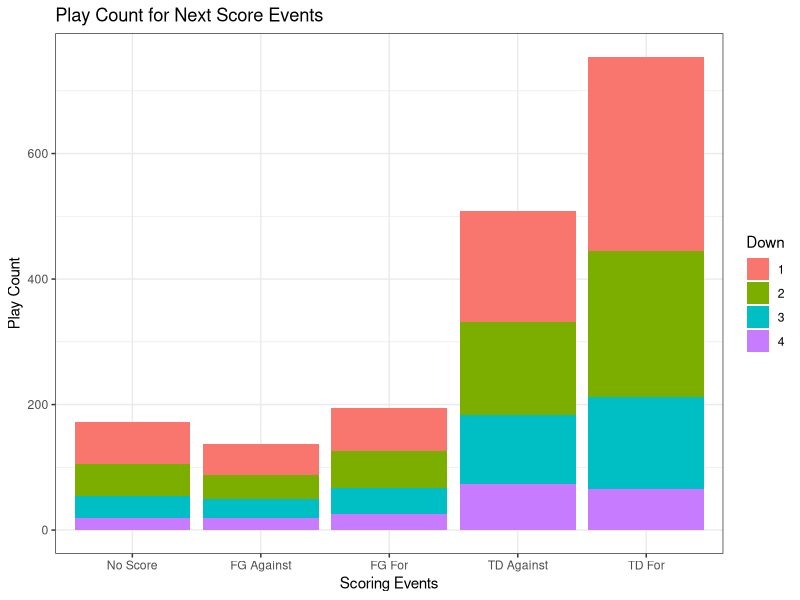
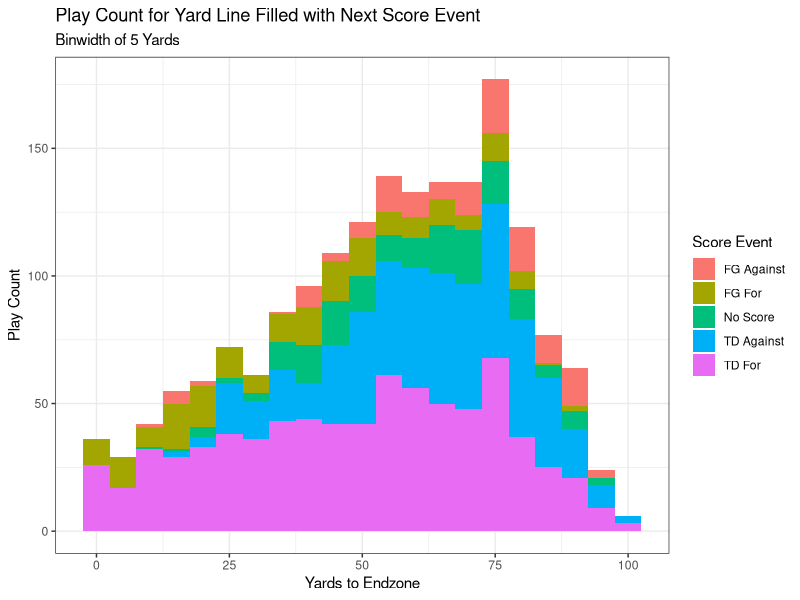
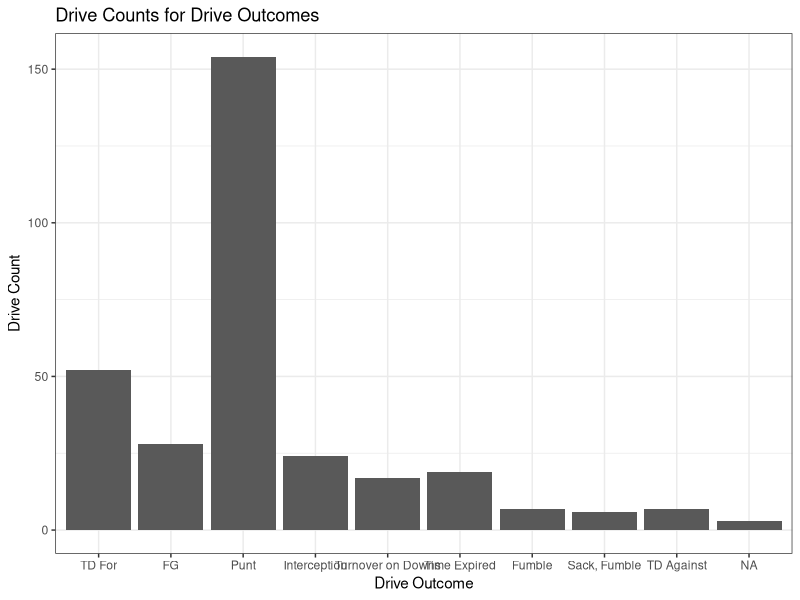
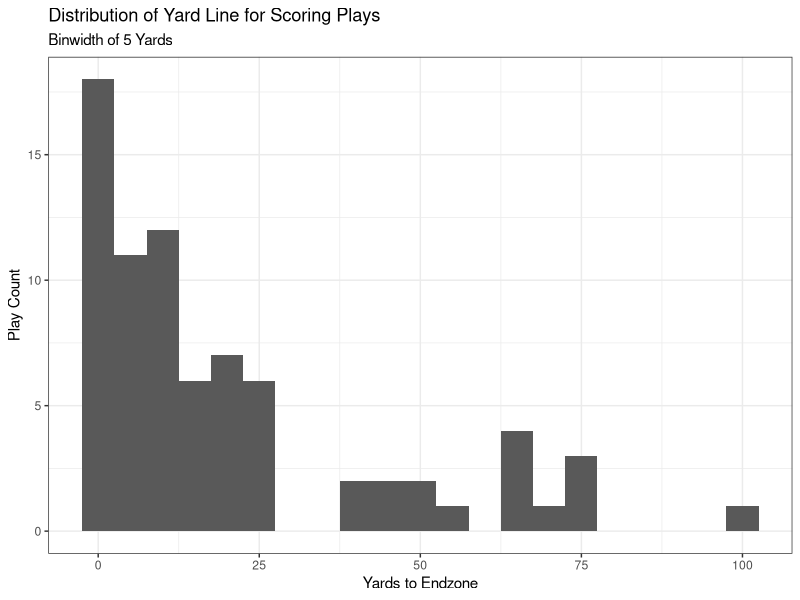
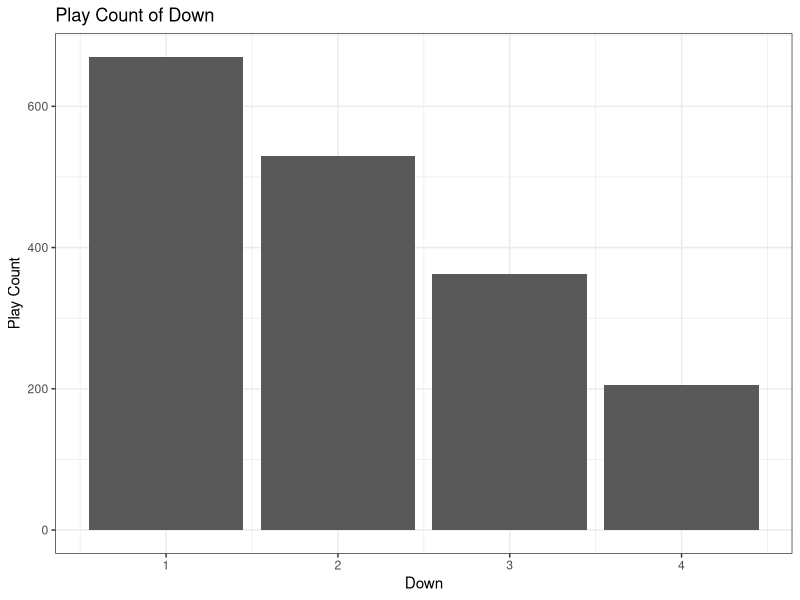
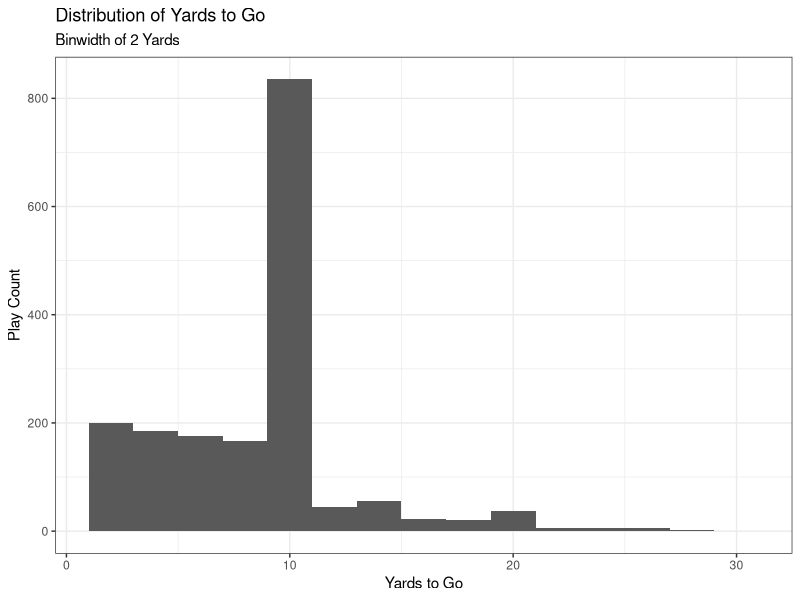
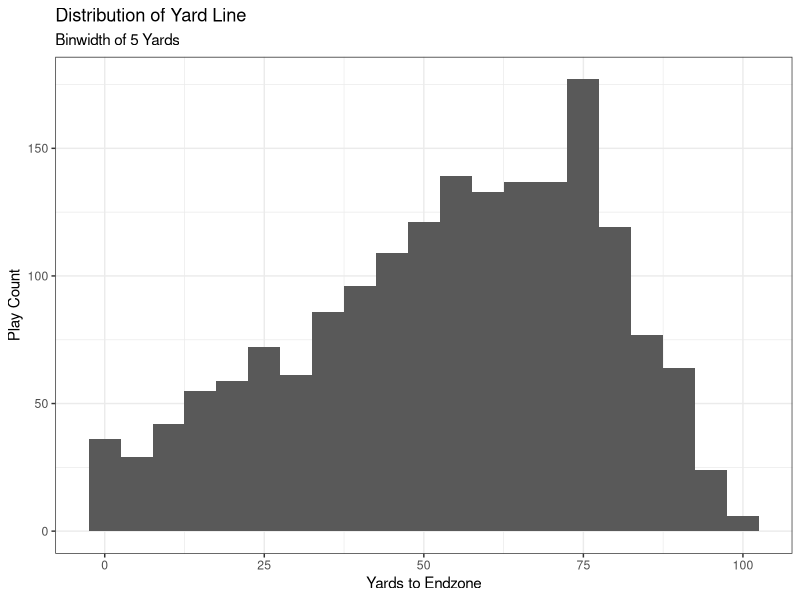
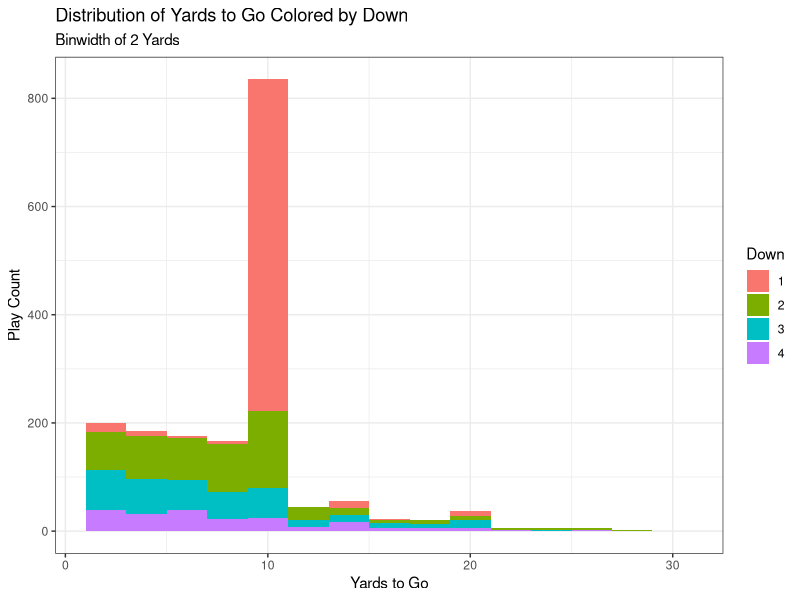

Here is the R script that generated these plots, in order: (Note: this script raises an error after producing the figures.)
## ---- chunk 1
knitr::opts_chunk$set(echo = TRUE)
library(tidyverse)
library(nnet)
## ---- chunk 2
## Data initialization

# Drop KOs, Extra Pts, 2 Pt conversions, Penalties, and Timeouts
init.data.full = read.csv("Initial_Play_-_By_-_Play.csv", na=c(""))
KO.plays = c("KO", "KO Rec", "Onside Kick Rec")

# Fixing the Extra Points labeled as FGs
init.data.full[1442, "PLAY.TYPE"] = "Extra Pt."
init.data.full[1556, "PLAY.TYPE"] = "Extra Pt."
init.data.full[1975, "PLAY.TYPE"] = "Extra Pt."
init.data.full[1994, "PLAY.TYPE"] = "Extra Pt."

extra.pt.rows = which(init.data.full$PLAY.TYPE == "Extra Pt." |
                        init.data.full$PLAY.TYPE == "Extra Pt. Block")
KO.rows = which(init.data.full$PLAY.TYPE %in% KO.plays)
two.pt.rows = which(init.data.full$PLAY.TYPE == "2 Pt." | 
                      init.data.full$PLAY.TYPE == "2 Pt. Defend")
penalty.rows = which(init.data.full$RESULT == "Penalty")
timeout.rows = which(init.data.full$RESULT == "Timeout")

rem.rows = c(extra.pt.rows, KO.rows, penalty.rows, two.pt.rows, timeout.rows)
init.data = init.data.full[-rem.rows, ]

# Create possession team column

  # fill in missing values that shouldn't be missing
init.data[945, "ODK"] = "D"
init.data[955, "ODK"] = "D"
init.data[980, "ODK"] = "O"
init.data[1009, "ODK"] = "D"
init.data[1019, "ODK"] = "D"
init.data[1025, "ODK"] = "D"
init.data[1044, "ODK"] = "O"
init.data[1093, "ODK"] = "D"
init.data[1291, "ODK"] = "O"
init.data[1317, "ODK"] = "D"
init.data[1368, "ODK"] = "O"
init.data[1395, "ODK"] = "D"

init.data$pos.team = ifelse(init.data$ODK == "O", "CMU", "Opp")

for (i in 1:nrow(init.data)) {
  if (init.data[i, "ODK"] == "K") {
    init.data[i, "pos.team"] = init.data[i - 1, "pos.team"]
  }
}

# convert character variables to factor
#factor.vars = c("ODK", "RESULT", "PLAY.TYPE")
#init.data[factor.vars] = lapply(init.data[factor.vars], factor)

# renaming variables for convenience
names(init.data) = tolower(names(init.data))
names(init.data)[1] = "play"

# fixing rounding error for distance
# for (i in 2:nrow(init.data)) {
#   if (init.data$dn[i]==1 | is.na(init.data$dn[i])) { next }
#   init.data$dist[i] = init.data$dist[i-1] - init.data$gn.ls[i-1]
# }

#init.data = init.data[-penalty.rows, ]
## ---- chunk 3
## Cleaning

# creating game ID
first.plays = which(init.data$play==2)
init.data$game = length(first.plays)
for (i in 1:(length(first.plays)-1)) {
  first = first.plays[i]
  last = first.plays[i+1]-1
  init.data$game[first:last] = i
}

# fixing yards to endzone
negative.yds = init.data$yard.ln < 0
na.yds = is.na(negative.yds)
negative.yds[na.yds] = FALSE
init.data[negative.yds, "yard.ln"] = init.data[negative.yds, "yard.ln"] + 100
names(init.data)[5] = "yds.to.endzone"

# creating drive ID
num.games = max(init.data$game)

  # Indicator for defensive score
init.data$def.score = str_detect(init.data$result, "Def")
init.data[is.na(init.data$def.score), "def.score"] = FALSE

for (game.ind in 1:num.games) {
  
  ind.game = init.data[init.data$game == game.ind, ]
  drive = 1
  
  for (j in 1:(nrow(ind.game) - 1)) {
    
    global.ind = which(init.data$game == game.ind & 
                         init.data$play == ind.game[j, "play"])
    
    cur.pos = ind.game[j, "pos.team"]
    next.pos = ind.game[j + 1, "pos.team"]
    
    init.data[global.ind, "drive"] = drive
    
    if ((cur.pos != next.pos) | (ind.game[j, "def.score"])) {
      drive = drive + 1
    }
    
  }
  
  init.data[global.ind + 1, "drive"] = drive
  
}
## ---- chunk 4
# #get last play of each drive
# init.data %>% 
#   group_by(game, drive) %>% 
#   slice_tail %>% 
#   ungroup

# creating drive outcome
last.plays = which(!mapply(identical, init.data$drive, lead(init.data$drive, default=0)) & 
                     !is.na(init.data$drive))
last.play.type = init.data$play.type[last.plays]
down = init.data$dn[last.plays]
result = init.data$result[last.plays]
last.outcomes = rep(NA, length(last.plays))
for (i in 1:length(last.plays)) {
  outcome = NA
  playtype = last.play.type[i]
  if (is.na(playtype)) {next} # NEED TO FIX
  res = result[i]
  if (grepl("Def TD", res)) {outcome = "TD Against"}
  else if (playtype=="Pass" | playtype=="Run") {
    if (grepl("TD", res)) {outcome = "TD For"}
    else if (res %in% c("Fumble", "Interception", "Sack, Fumble")) {outcome = res}
    else if (is.na(down[i])) {next} # NEED TO FIX
    else if (down[i]==4) {outcome = "Turnover on Downs"}
    else {outcome = "Time Expired"}
  }
  else if (grepl("FG", playtype)) {outcome = "FG"}
  else if (grepl("Punt", playtype)) {outcome = "Punt"}
  last.outcomes[i] = outcome
}
offset = 0
init.data$drive.outcome = NA
init.data$drive.outcome[last.plays] = last.outcomes
for (i in 1:max(init.data$game)) {
  ind = which(init.data$game==i)
  init.data$drive.outcome[ind] = last.outcomes[init.data$drive[ind] + offset]
  offset = offset + max(init.data$drive[ind], na.rm=TRUE)
}

# # creating next scoring play
# TD.score = c("Complete, TD", "Rush, TD", "Interception, Def TD", "Scramble, TD",
#              "Blocked, Def TD", "Fumble, Def TD") # check the result column
FG.score = c("FG", "FG Block") # check the play type column, and then result column for good
# safety.score = c("Safety")
# 
#   #Get indices for TDs
# TD.score.inds = which(init.data$result %in% TD.score)
# 
#   #Get indices for FGs

#Manually input missing FG good/no good values
FG.rows = init.data[init.data$play.type %in% FG.score, ]
FG.rows[c(5, 6, 9, 20, 21, 22), "result"] = "Good"
FG.rows[c(8, 23, 24, 25, 26, 28, 29), "result"] = "No Good"
  #Index 29 was a muffed FG attempt
init.data[init.data$play.type %in% FG.score, "result"] = FG.rows$result



init.data$TD.score = str_detect(init.data$result, "TD")
init.data[is.na(init.data$TD.score), "TD.score"] = F 
init.data$FG = str_detect(init.data$play.type, "FG")
init.data[is.na(init.data$FG), "FG"] = F 
init.data$FG.score = ((init.data$FG == T) & (init.data$result == "Good"))
init.data$safety.score = F # implement once we have data with safeties

init.data$sp = ifelse(init.data$TD.score + init.data$FG.score + init.data$safety.score >= 1, 
                      T,
                      F)

find.next.score.game = function(data) { #WRT POSESSION TEAM
  
  # Which rows are the scoring plays:
  score.plays = which(data$sp)
  
  find.next.score = function(play.ind, score.plays.inds, data) {
    
    next.score.ind = score.plays.inds[which(score.plays.inds >= play.ind)[1]]
    
    if(is.na(next.score.ind)) {
      
      score.type = "No Score"
      
    } else {
      
      #TDs:
      if (data$TD.score[next.score.ind]) {
        
        if (identical(data[play.ind, "pos.team"], data[next.score.ind, "pos.team"])) {
          
          if (data[next.score.ind, "def.score"]) { #Def TD, against team in pos
            
            score.type = "TD Against"
            
          } else { #Offensive TD, for team in pos
            
            score.type = "TD For"
            
          }
          
        } else {
          
          if (data[next.score.ind, "def.score"]) { #Def TD, for team in pos.
            
            score.type = "TD For"
            
          } else { #Offensive TD, against team in pos.
            
            score.type = "TD Against"
            
          }
          
        }

        #FGs
      } else if(data$FG.score[next.score.ind]) {
        
        if (identical(data[play.ind, "pos.team"], data[next.score.ind, "pos.team"])) {
          
          score.type = "FG For"
          
          # Opponent made FG
        } else {
          
          score.type = "FG Against"
          
        }
        
        #Safeties
      } else if(data$safety.score[next.score.ind]) {
        
        score.type = "Safety" #Handle logic later
        
        #Error
      } else {
        
        score.type = NA
        
      }
    }
    
    return(data.frame(next.score = score.type))
    
  }
  
  res = lapply(1:nrow(data), find.next.score, 
               score.plays.inds = score.plays, data = data) %>% 
    bind_rows()
  
  return(res)
}

next.score = map_dfr(unique(init.data$game), 
        function(x) {
          init.data %>% 
            filter(game == x) %>% 
            find.next.score.game()
        })

init.data$next.score = next.score[, 1]
## ---- chunk 5
# CMU efficiency metric
## ---- chunk 6
# EDA
sub.data = init.data[, c("game", "drive", "play", "pos.team", "dn", "dist", 
                         "yds.to.endzone", "result", "play.type", 
                         "drive.outcome", "next.score")]

# Next score distribution by down (removed NA values)
sub.data[!is.na(sub.data$dn), ] %>% 
  ggplot(aes(x = fct_relevel(next.score, 
                             c("Touchdown For", "Touchdown Against", 
                               "Field Goal For", "Field Goal Against", 
                               "No Score")), 
             fill = factor(dn))) +
  geom_bar() +
  labs(title = "Play Count for Next Score Events", x = "Scoring Events", 
       y = "Play Count", fill = "Down") +
  theme_bw()

# Distribution of yard line filled with next score event at every play
sub.data %>%
  ggplot(aes(x = yds.to.endzone, fill = next.score)) +
  geom_histogram(binwidth = 5) +
  labs(title = "Play Count for Yard Line Filled with Next Score Event", 
       x = "Yards to Endzone", y = "Play Count", fill = "Score Event", 
       subtitle = "Binwidth of 5 Yards") +
  theme_bw()
  

drive.data = sub.data %>% 
  group_by(game, drive) %>% 
  slice(1) %>% 
  ungroup()

drive.data %>% 
  ggplot(aes(x = fct_relevel(drive.outcome, 
                             c("TD For", "FG", "Punt", "Interception", 
                               "Turnover on Downs", "Time Expired")))) +
  geom_bar() +
  labs(title = "Drive Counts for Drive Outcomes", x = "Drive Outcome", 
       y = "Drive Count") +
  theme_bw()

# Starting yard line of each scoring play
init.data[init.data$sp, ] %>%
  ggplot(aes(x = yds.to.endzone)) +
  geom_histogram(binwidth = 5) +
  labs(title = "Distribution of Yard Line for Scoring Plays", 
       x = "Yards to Endzone", y = "Play Count", 
       subtitle = "Binwidth of 5 Yards") +
  theme_bw()

# Starting yard line of the first play in the drive for each scoring play
#TBD

## EDA OF PREDICTOR VARIABLES

# Distribution of down
sub.data %>% 
  ggplot(aes(x = dn)) +
  geom_bar() +
  labs(title = "Play Count of Down", x = "Down", y = "Play Count") +
  theme_bw()

# Distribution of yards to go
sub.data %>% 
  ggplot(aes(x = dist)) +
  geom_histogram(binwidth = 2) +
  labs(title = "Distribution of Yards to Go", x = "Yards to Go", y = "Play Count",
       subtitle = "Binwidth of 2 Yards") +
  theme_bw()

# Distribution of yard line
sub.data %>% 
  ggplot(aes(x = yds.to.endzone)) +
  geom_histogram(binwidth = 5) +
  labs(title = "Distribution of Yard Line", x = "Yards to Endzone", 
       y = "Play Count", subtitle = "Binwidth of 5 Yards") +
  theme_bw()

# Distribution of yards to go colored by down
sub.data %>% 
  ggplot(aes(x = dist, fill = factor(dn))) +
  geom_histogram(binwidth = 2) +
  labs(title = "Distribution of Yards to Go Colored by Down", x = "Yards to Go",
       y = "Play Count", fill = "Down", subtitle = "Binwidth of 2 Yards") +
  theme_bw()

# Density of yards to go colored by down, faceted by next score
sub.data %>% 
  ggplot(aes(x = dist, fill = factor(dn))) +
  geom_density() +
  facet_wrap(next.score ~ ., nrow = 2) +
  labs("Density of Yards to Go, Colored by Down, Faceted by Next Score",
       x = "Yards to Go", y = "Density", fill = "Down") +
  theme_bw()
## ---- chunk 7
#Modeling
EPA.model = nnet(next.score ~ dn + dist + yds.to.endzone, data = sub.data)
